Frame 1 (no input): blank canvas, image omitted
Frame 60 (no input): blank canvas, image omitted
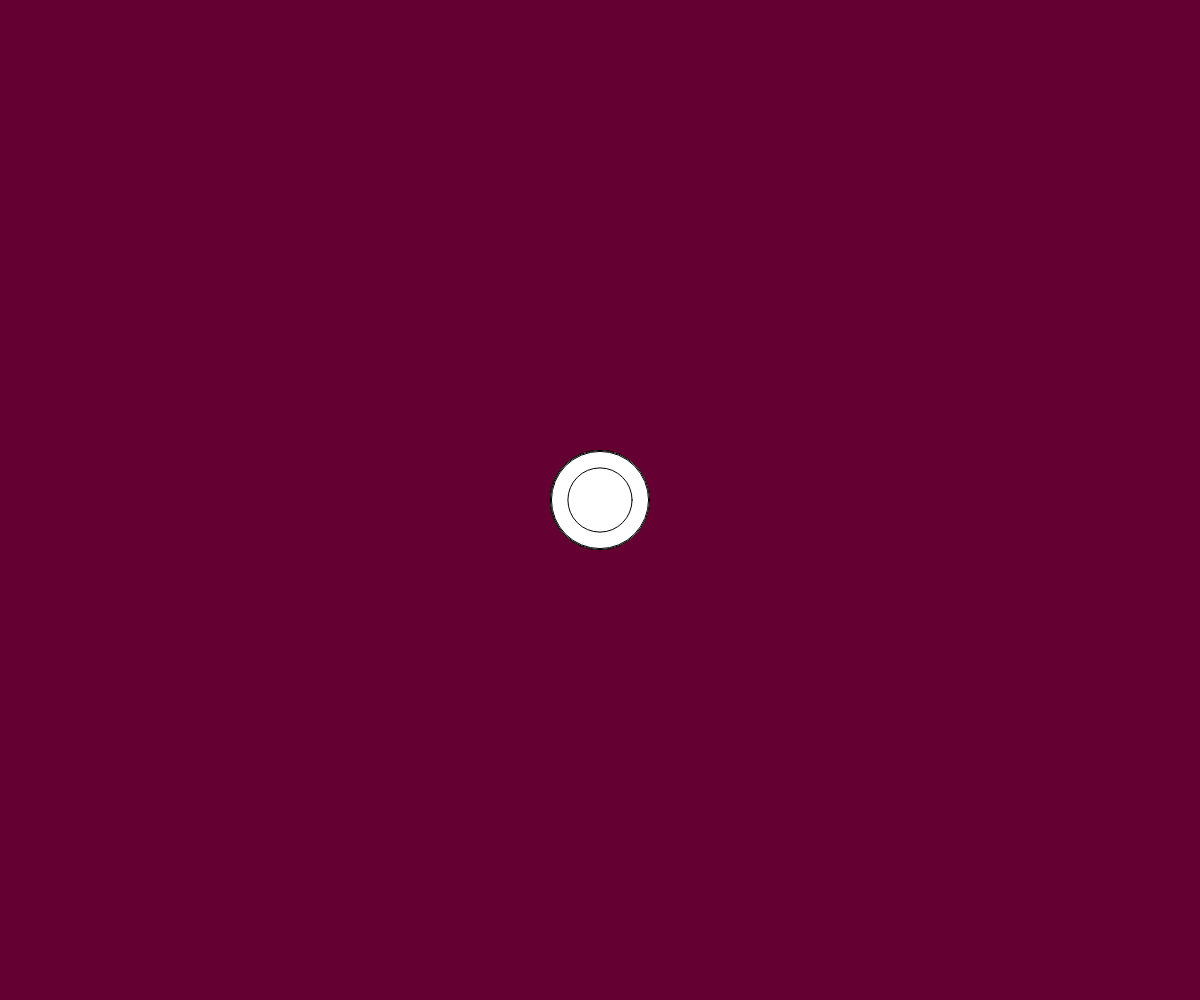
Frame 120 (the mouse pressed at the canvas centre since frame 60)

The p5.js sketch whose frames 1 and 60 were blank and that drew this single picture after the mouse press (run headless with seeded random() and noise() and a simulated clock; from frame 60 on, the mouse is pressed at the canvas centre):

// p5.js sketch
// ── sketch.js
function setup() {
	createCanvas(windowWidth, windowHeight);
	background(100,0,50);
}
function draw() {
	if (mouseIsPressed) {
		var size = random(10, 100);
		ellipse(mouseX, mouseY, size, size);
	}
}
